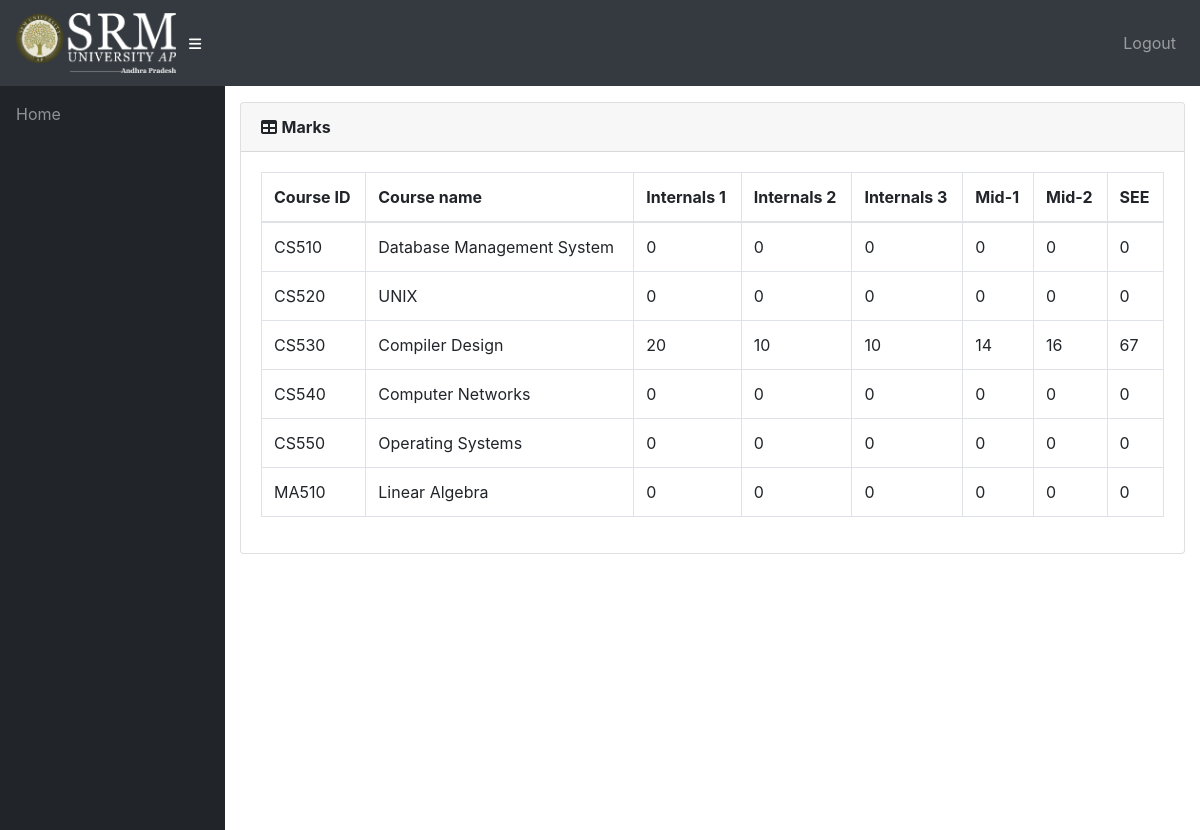
/info/student/CS01/marks_list/ (signed in), run on the app's committed database.
### info/models.py (models this page shows, shortened)
class StudentCourse(models.Model):
    student = models.ForeignKey(Student, on_delete=models.CASCADE)
    course = models.ForeignKey(Course, on_delete=models.CASCADE)
    class Meta:
        unique_together = (('student', 'course'),)
        verbose_name_plural = 'Marks'

class Course(models.Model):
    dept = models.ForeignKey(Dept, on_delete=models.CASCADE)
    id = models.CharField(primary_key='True', max_length=50)
    name = models.CharField(max_length=50)
    shortname = models.CharField(max_length=50, default='X')

class Marks(models.Model):
    studentcourse = models.ForeignKey(StudentCourse, on_delete=models.CASCADE)
    name = models.CharField(max_length=50, choices=test_name, default='Internal test 1')
    marks1 = models.IntegerField(default=0, validators=[MinValueValidator(0), MaxValueValidator(100)])
    class Meta:
        unique_together = (('studentcourse', 'name'),)

### info/views.py (the view)
# urls.py: path('student/<slug:stud_id>/marks_list/', views.marks_list, name='marks_list'),
@login_required()
def marks_list(request, stud_id):
    stud = Student.objects.get(USN=stud_id,)
    ass_list = Assign.objects.filter(class_id_id=stud.class_id)
    sc_list = []
    for ass in ass_list:
        try:
            sc = StudentCourse.objects.get(student=stud, course=ass.course)
        except StudentCourse.DoesNotExist:
            sc = StudentCourse(student=stud, course=ass.course)
            sc.save()
            sc.marks_set.create(type='I', name='Internal test 1')
            sc.marks_set.create(type='I', name='Internal test 2')
            sc.marks_set.create(type='I', name='Internal test 3')
            sc.marks_set.create(type='E', name='Mid-1')
            sc.marks_set.create(type='E', name='Mid-2')
            sc.marks_set.create(type='S', name='Semester End Exam')
        sc_list.append(sc)
    return render(request, 'info/marks_list.html', {'sc_list': sc_list})

### info/models.py (called while the page is built)
    @property
    def is_student(self):
        if hasattr(self, 'student'):
            return True
        return False

    @property
    def is_teacher(self):
        if hasattr(self, 'teacher'):
            return True
        return False

### info/templates/info/marks_list.html
{% extends 'info/base.html' %}
    {% load static %}
    {% block content %}
                  <div class="card mb-3">
            <div class="card-header">
              <i class="fas fa-table"></i>
            <b>Marks</b></div>
            <div class="card-body">
              <div class="table-responsive">
                <table class="table table-bordered" id="dataTable" width="100%" cellspacing="0">
                  <thead>
                    <tr>
                        <th>Course ID</th>
                        <th>Course name</th>
                        <th>Internals 1</th>
                        <th>Internals 2</th>
                        <th>Internals 3</th>
                        <th>Mid-1</th>
                        <th>Mid-2</th>
                        <th>SEE</th>
                    </tr>
                  </thead>
                  <tbody>
                    {% for sc in sc_list %}
                    <tr>
                        <td>{{ sc.course_id }}</td>
                        <td>{{sc.course.name}}</td>
                        {% for m in sc.marks_set.all %}
                            <td>{{ m.marks1 }}</td>
                        {% endfor %}
                    </tr>
                    {% empty %}
                            <p>student has no courses</p>
                    {% endfor %}
                  </tbody>
                </table>
              </div>
            </div>
          </div>
    {% endblock %}

### info/templates/info/base.html (shortened to what this page needs)
<!DOCTYPE html>
<html lang="en">
  <head>
      {% load static %}
    <link href="{% static '/info/bootstrap/vendor/bootstrap/css/bootstrap.min.css' %}" rel="stylesheet">
    <link href="{% static '/info/bootstrap/vendor/fontawesome-free/css/all.min.css' %}" rel="stylesheet" type="text/css">
    <link href="{% static '/info/bootstrap/vendor/datatables/dataTables.bootstrap4.css' %}" rel="stylesheet">
    <link href="{% static '/info/bootstrap/css/sb-admin.css' %}" rel="stylesheet">
  </head>
  <body id="page-top">
    <nav class="navbar navbar-expand navbar-dark bg-dark static-top">
      <a class="navbar-brand mr-1" href="{% url 'index' %}"><img src="{% static '/info/images/fav.png' %}" style="height:60px; width: 160px;"></a>
      <button class="btn btn-link btn-sm text-white order-1 order-sm-0" id="sidebarToggle" href="#">
        <i class="fas fa-bars"></i>
      </button>
        <div class="collapse navbar-collapse" id="navbarResponsive">
          <ul class="navbar-nav ml-auto">
            <li class="nav-item">
                <a class="nav-link" href="#" data-toggle="modal" data-target="#logoutModal">Logout</a>
            </li>
          </ul>
        </div>
    </nav>
    <div id="wrapper">
      <ul class="sidebar navbar-nav">
            <li class="nav-item">
              <a class="nav-link" href="{% url 'index' %}">
                <span>Home</span>
              </a>
            </li>
      </ul>
      <div id="content-wrapper">
        <div class="container-fluid">
            {% block content %}
            {% endblock %}
        </div>
      </div>
    </div>
  </body>
</html>

### data on the page
StudentCourse: course_id "CS510", course.name "Database Management System"
Marks: marks1 "0"
Marks: marks1 "0"
Marks: marks1 "0"
Marks: marks1 "0"
Marks: marks1 "0"
Marks: marks1 "0"
StudentCourse: course_id "CS520", course.name "UNIX"
Marks: marks1 "0"
Marks: marks1 "0"
Marks: marks1 "0"
Marks: marks1 "0"
Marks: marks1 "0"
Marks: marks1 "0"
StudentCourse: course_id "CS530", course.name "Compiler Design"
Marks: marks1 "20"
Marks: marks1 "10"
Marks: marks1 "10"
Marks: marks1 "14"
Marks: marks1 "16"
Marks: marks1 "67"
StudentCourse: course_id "CS540", course.name "Computer Networks"
Marks: marks1 "0"
Marks: marks1 "0"
Marks: marks1 "0"
Marks: marks1 "0"
Marks: marks1 "0"
Marks: marks1 "0"
StudentCourse: course_id "CS550", course.name "Operating Systems"
Marks: marks1 "0"
Marks: marks1 "0"
Marks: marks1 "0"
Marks: marks1 "0"
Marks: marks1 "0"
Marks: marks1 "0"
StudentCourse: course_id "MA510", course.name "Linear Algebra"
Marks: marks1 "0"
Marks: marks1 "0"
Marks: marks1 "0"
Marks: marks1 "0"
Marks: marks1 "0"
Marks: marks1 "0"
